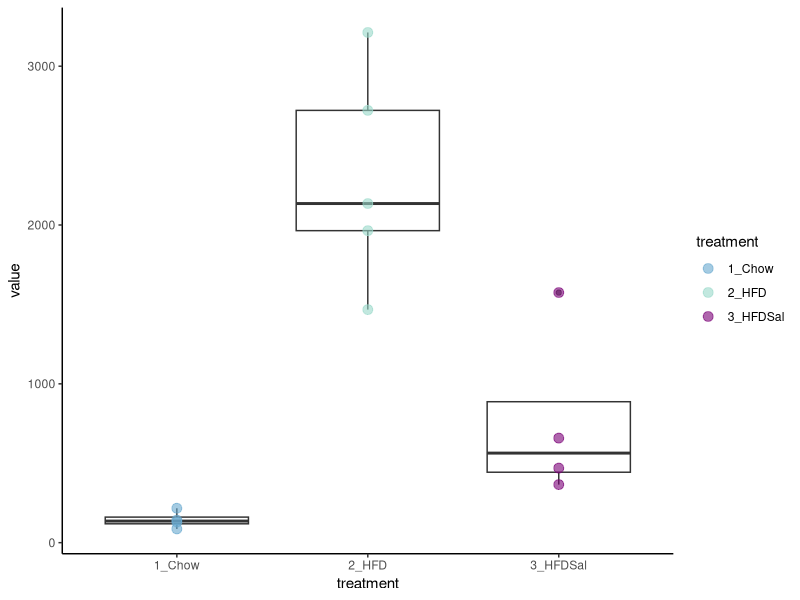
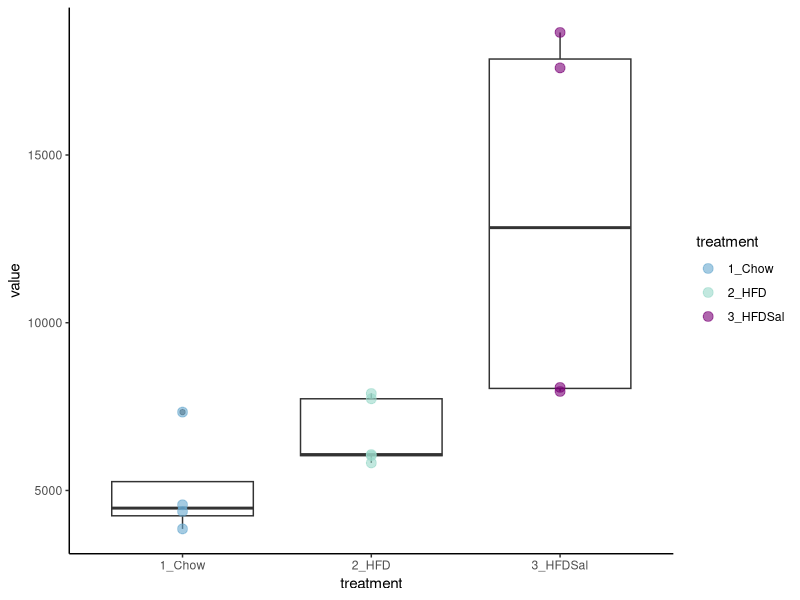
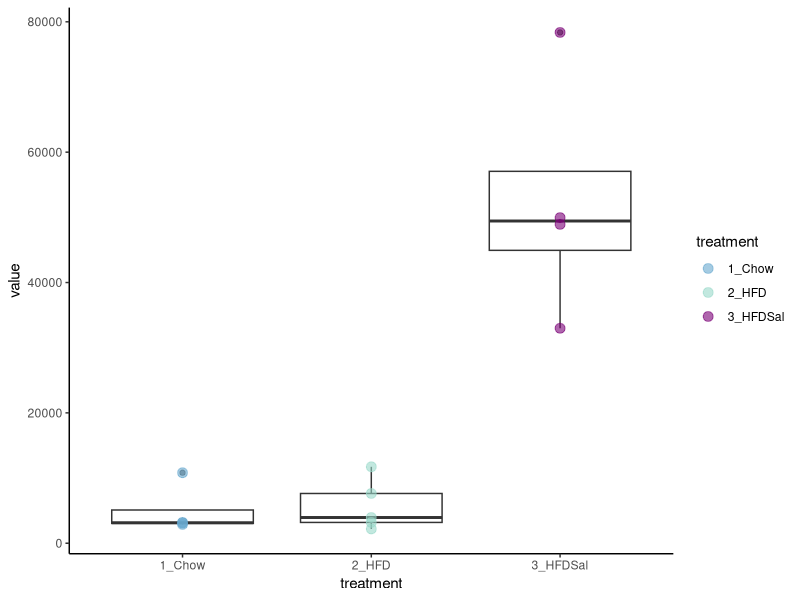
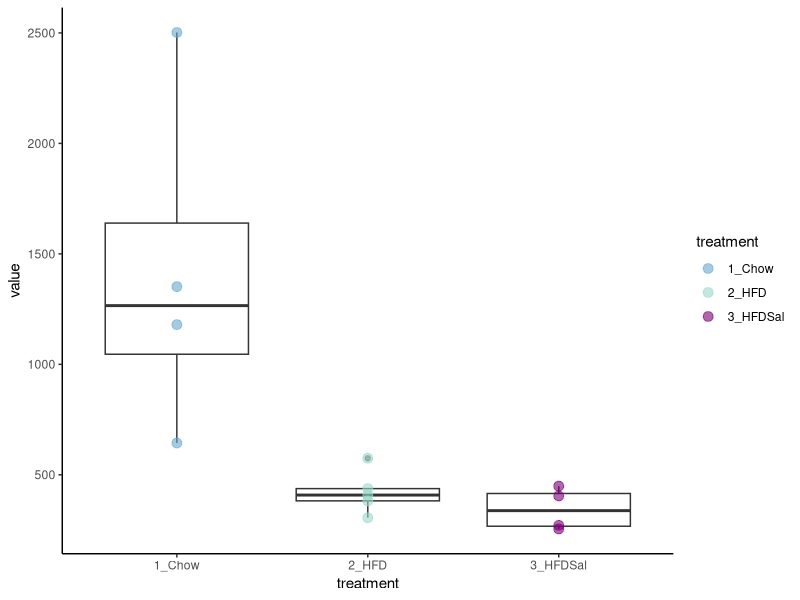
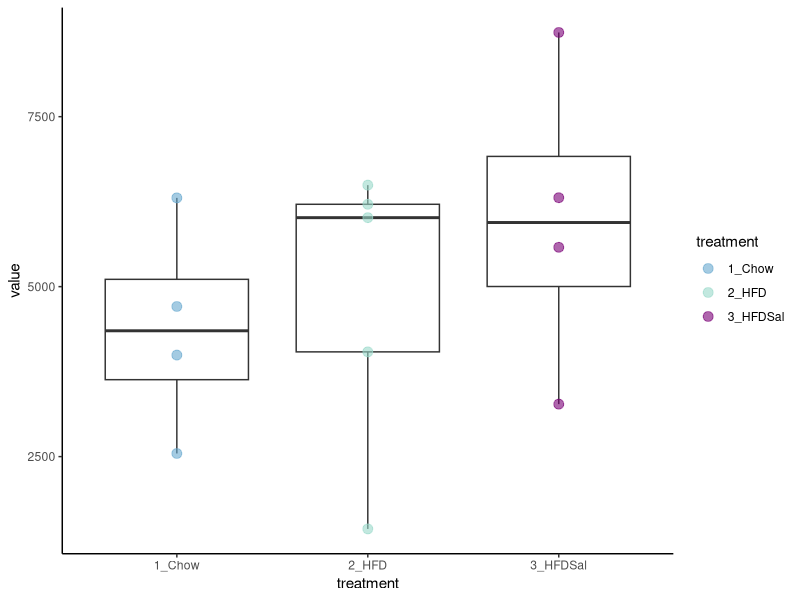
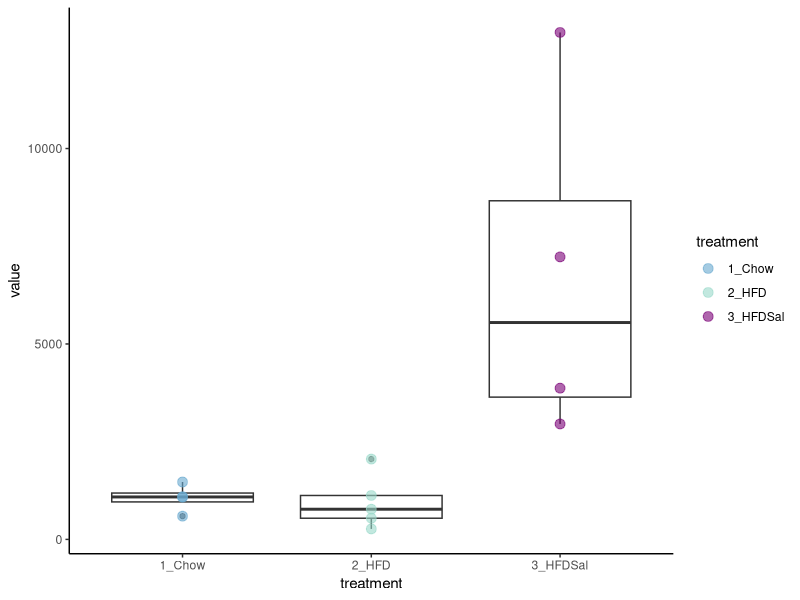
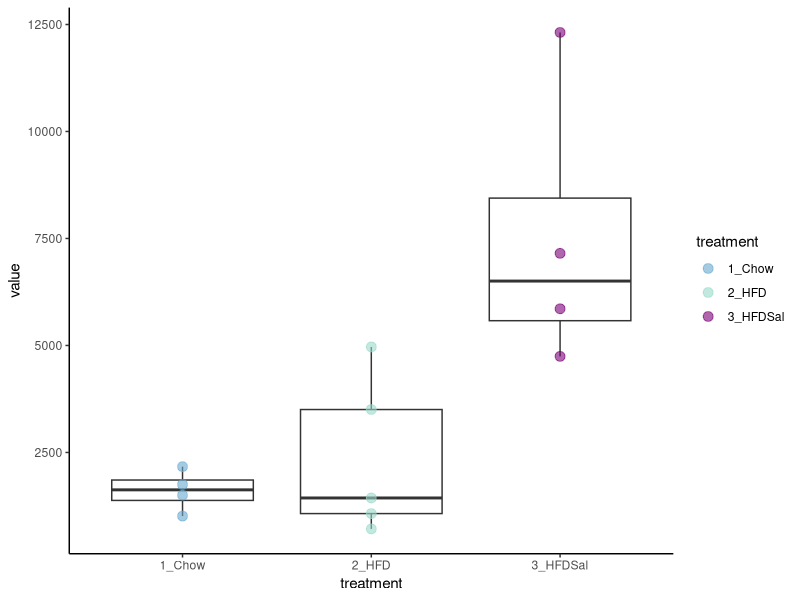
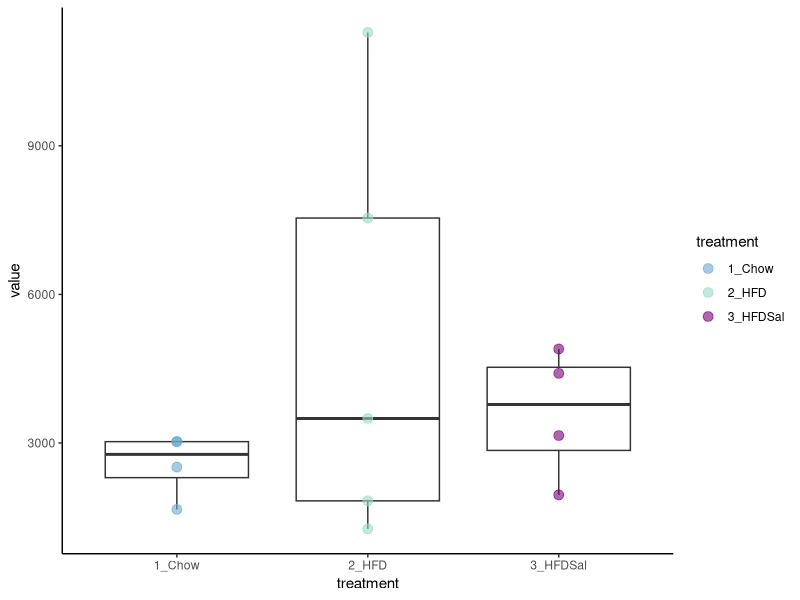

The R source for these figures, in order:
#Libraries
library(ggplot2)
library(readxl)
library(dplyr)
library(vegan)
library(stats)

setwd("path")


#Metabolite boxplots
data3 = read_excel("Supplemental_figure3_data.xlsx", sheet="boxplot", col_names = TRUE)
colnames(data3) <- c ( "Condition",	"Feature",	"Metabolite",	"Kegg",	"treatment",	"sample",	"value")

#Boxplots
#Carnitine
car= data3 %>%
  filter(Metabolite=="Carnitine")

ggplot(car)+
  geom_boxplot(aes(x=treatment,y=value),alpha=0.6,fill="NA")+
  geom_point(aes(x=treatment,y=value,color=treatment),size=3, alpha=0.6)+
  scale_color_manual(values=c('#67a9cf',"#99d8c9","#7a0177"))+
  theme_classic()

#Lactate
lactate= data3 %>%
  filter(Metabolite=="Lactic acid")

ggplot(lactate)+
  geom_boxplot(aes(x=treatment,y=value),alpha=0.6,fill="NA")+
  geom_point(aes(x=treatment,y=value,color=treatment),size=3, alpha=0.6)+
  scale_color_manual(values=c('#67a9cf',"#99d8c9","#7a0177"))+
  theme_classic()

#Succinate
suc= data3 %>%
  filter(Metabolite=="Succinic acid")

ggplot(suc)+
  geom_boxplot(aes(x=treatment,y=value),alpha=0.6,fill="NA")+
  geom_point(aes(x=treatment,y=value,color=treatment),size=3, alpha=0.6)+
  scale_color_manual(values=c('#67a9cf',"#99d8c9","#7a0177"))+
  theme_classic()

#Xylose
xyl= data3 %>%
  filter(Metabolite=="Xylose")

ggplot(xyl)+
  geom_boxplot(aes(x=treatment,y=value),alpha=0.6,fill="NA")+
  geom_point(aes(x=treatment,y=value,color=treatment),size=3, alpha=0.6)+
  scale_color_manual(values=c('#67a9cf',"#99d8c9","#7a0177"))+
  theme_classic()

#Citrate
cit= data3 %>%
  filter(Metabolite=="Citric acid")

ggplot(cit)+
  geom_boxplot(aes(x=treatment,y=value),alpha=0.6,fill="NA")+
  geom_point(aes(x=treatment,y=value,color=treatment),size=3, alpha=0.6)+
  scale_color_manual(values=c('#67a9cf',"#99d8c9","#7a0177"))+
  theme_classic()


#Malate
mal= data3 %>%
  filter(Metabolite=="Malic acid")

ggplot(mal)+
  geom_boxplot(aes(x=treatment,y=value),alpha=0.6,fill="NA")+
  geom_point(aes(x=treatment,y=value,color=treatment),size=3, alpha=0.6)+
  scale_color_manual(values=c('#67a9cf',"#99d8c9","#7a0177"))+
  theme_classic()

#Fumarate
fum= data3 %>%
  filter(Metabolite=="Fumaric acid")

ggplot(fum)+
  geom_boxplot(aes(x=treatment,y=value),alpha=0.6,fill="NA")+
  geom_point(aes(x=treatment,y=value,color=treatment),size=3, alpha=0.6)+
  scale_color_manual(values=c('#67a9cf',"#99d8c9","#7a0177"))+
  theme_classic()

#Aspartate
asp= data3 %>%
  filter(Metabolite=="Aspartic acid")

ggplot(asp)+
  geom_boxplot(aes(x=treatment,y=value),alpha=0.6,fill="NA")+
  geom_point(aes(x=treatment,y=value,color=treatment),size=3, alpha=0.6)+
  scale_color_manual(values=c('#67a9cf',"#99d8c9","#7a0177"))+
  theme_classic()

#SCFA boxplots
data2 = read_excel("Supplemental_figure3_data.xlsx", sheet="SCFA", col_names = TRUE)
colnames(data2) <- c ( "SCFA",	"treatment",	"sample",	"value_umol_mg")

#Boxplots
#Acetate
ace= data2 %>%
  filter(SCFA=="acetate")

ggplot(ace)+
  geom_boxplot(aes(x=treatment,y=value_umol_mg),alpha=0.6,fill="NA")+
  geom_point(aes(x=treatment,y=value_umol_mg,color=treatment),size=3, alpha=0.6)+
  scale_color_manual(values=c('#67a9cf',"#99d8c9","#7a0177"))+
  theme_classic()+ 
  coord_cartesian(ylim = c(0, 1.25))

#Propionate
pro= data2 %>%
  filter(SCFA=="propionate")

ggplot(pro)+
  geom_boxplot(aes(x=treatment,y=value_umol_mg),alpha=0.6,fill="NA")+
  geom_point(aes(x=treatment,y=value_umol_mg,color=treatment),size=3, alpha=0.6)+
  scale_color_manual(values=c('#67a9cf',"#99d8c9","#7a0177"))+
  theme_classic()+ 
  coord_cartesian(ylim = c(0, 1.25))

#Butyrate
but= data2 %>%
  filter(SCFA=="butyrate")

ggplot(but)+
  geom_boxplot(aes(x=treatment,y=value_umol_mg),alpha=0.6,fill="NA")+
  geom_point(aes(x=treatment,y=value_umol_mg,color=treatment),size=3, alpha=0.6)+
  scale_color_manual(values=c('#67a9cf',"#99d8c9","#7a0177"))+
  theme_classic()+ 
  coord_cartesian(ylim = c(0, 1.25))
